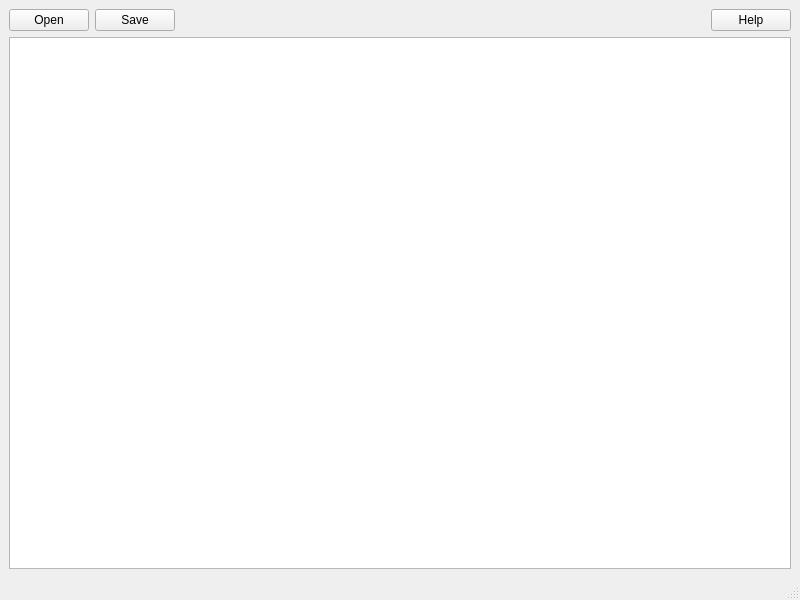
<?xml version="1.0" encoding="UTF-8"?>
<ui version="4.0">
 <class>MainWindow</class>
 <widget class="QMainWindow" name="MainWindow">
  <property name="geometry">
   <rect>
    <x>0</x>
    <y>0</y>
    <width>800</width>
    <height>600</height>
   </rect>
  </property>
  <property name="windowTitle">
   <string>Text Editor</string>
  </property>
  <widget class="QWidget" name="centralwidget">
   <layout class="QVBoxLayout" name="verticalLayout">
    <item>
     <layout class="QHBoxLayout" name="horizontalLayout">
      <item>
       <widget class="QPushButton" name="openPushButton">
        <property name="text">
         <string>Open</string>
        </property>
       </widget>
      </item>
      <item>
       <widget class="QPushButton" name="savePushButton">
        <property name="text">
         <string>Save</string>
        </property>
       </widget>
      </item>
      <item>
       <spacer name="horizontalSpacer">
        <property name="orientation">
         <enum>Qt::Horizontal</enum>
        </property>
        <property name="sizeHint" stdset="0">
         <size>
          <width>40</width>
          <height>20</height>
         </size>
        </property>
       </spacer>
      </item>
      <item>
       <widget class="QPushButton" name="helpPushButton">
        <property name="text">
         <string>Help</string>
        </property>
       </widget>
      </item>
     </layout>
    </item>
    <item>
     <widget class="QPlainTextEdit" name="plainTextEdit"/>
    </item>
   </layout>
  </widget>
  <widget class="QMenuBar" name="menubar">
   <property name="geometry">
    <rect>
     <x>0</x>
     <y>0</y>
     <width>800</width>
     <height>22</height>
    </rect>
   </property>
  </widget>
  <widget class="QStatusBar" name="statusbar"/>
 </widget>
 <resources/>
 <connections/>
</ui>
